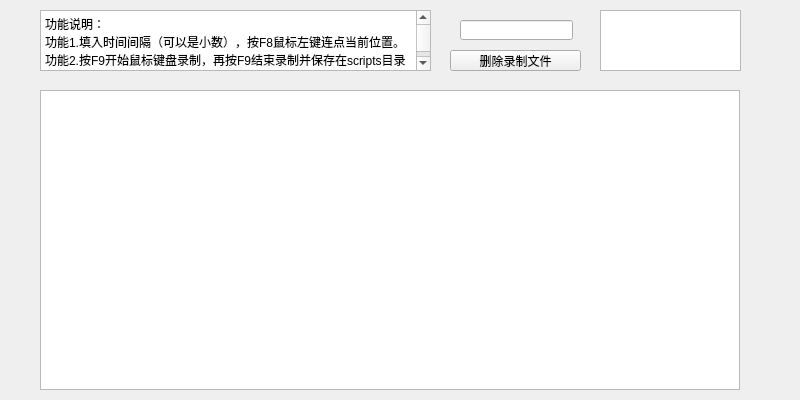
<?xml version="1.0" encoding="UTF-8"?>
<ui version="4.0">
 <class>MainWindow</class>
 <widget class="QMainWindow" name="MainWindow">
  <property name="geometry">
   <rect>
    <x>0</x>
    <y>0</y>
    <width>800</width>
    <height>400</height>
   </rect>
  </property>
  <property name="windowTitle">
   <string>KeyHelper</string>
  </property>
  <widget class="QWidget" name="centralwidget">
   <widget class="QTextBrowser" name="doc_textBrowser">
    <property name="geometry">
     <rect>
      <x>40</x>
      <y>10</y>
      <width>391</width>
      <height>61</height>
     </rect>
    </property>
    <property name="html">
     <string>&lt;!DOCTYPE HTML PUBLIC &quot;-//W3C//DTD HTML 4.0//EN&quot; &quot;http://www.w3.org/TR/REC-html40/strict.dtd&quot;&gt;
&lt;html&gt;&lt;head&gt;&lt;meta name=&quot;qrichtext&quot; content=&quot;1&quot; /&gt;&lt;style type=&quot;text/css&quot;&gt;
p, li { white-space: pre-wrap; }
&lt;/style&gt;&lt;/head&gt;&lt;body style=&quot; font-family:'SimSun'; font-size:9pt; font-weight:400; font-style:normal;&quot;&gt;
&lt;p style=&quot; margin-top:0px; margin-bottom:0px; margin-left:0px; margin-right:0px; -qt-block-indent:0; text-indent:0px;&quot;&gt;功能说明：&lt;/p&gt;
&lt;p style=&quot; margin-top:0px; margin-bottom:0px; margin-left:0px; margin-right:0px; -qt-block-indent:0; text-indent:0px;&quot;&gt;功能1.填入时间间隔（可以是小数），按F8鼠标左键连点当前位置。&lt;/p&gt;
&lt;p style=&quot; margin-top:0px; margin-bottom:0px; margin-left:0px; margin-right:0px; -qt-block-indent:0; text-indent:0px;&quot;&gt;功能2.按F9开始鼠标键盘录制，再按F9结束录制并保存在scripts目录下。&lt;/p&gt;
&lt;p style=&quot; margin-top:0px; margin-bottom:0px; margin-left:0px; margin-right:0px; -qt-block-indent:0; text-indent:0px;&quot;&gt;功能3.勾选录制文件，按F10进行录制回放。&lt;/p&gt;
&lt;p style=&quot; margin-top:0px; margin-bottom:0px; margin-left:0px; margin-right:0px; -qt-block-indent:0; text-indent:0px;&quot;&gt;功能4.默认加载当前目录下scripts目录的脚本(其他目录目前不支持)。&lt;/p&gt;
&lt;p style=&quot; margin-top:0px; margin-bottom:0px; margin-left:0px; margin-right:0px; -qt-block-indent:0; text-indent:0px;&quot;&gt;功能6.点击“删除录制文件”，可以将当前选中的文件删除。&lt;/p&gt;&lt;/body&gt;&lt;/html&gt;</string>
    </property>
   </widget>
   <widget class="QPushButton" name="deleteFile_Btn">
    <property name="geometry">
     <rect>
      <x>450</x>
      <y>50</y>
      <width>131</width>
      <height>21</height>
     </rect>
    </property>
    <property name="text">
     <string>删除录制文件</string>
    </property>
   </widget>
   <widget class="QTableWidget" name="file_tableWidget">
    <property name="geometry">
     <rect>
      <x>40</x>
      <y>90</y>
      <width>700</width>
      <height>300</height>
     </rect>
    </property>
    <attribute name="horizontalHeaderCascadingSectionResizes">
     <bool>false</bool>
    </attribute>
    <attribute name="verticalHeaderVisible">
     <bool>false</bool>
    </attribute>
   </widget>
   <widget class="QLineEdit" name="timeinterval_lineEdit">
    <property name="geometry">
     <rect>
      <x>460</x>
      <y>20</y>
      <width>113</width>
      <height>20</height>
     </rect>
    </property>
   </widget>
   <widget class="QTextEdit" name="status_textEdit">
    <property name="geometry">
     <rect>
      <x>600</x>
      <y>10</y>
      <width>141</width>
      <height>61</height>
     </rect>
    </property>
   </widget>
  </widget>
 </widget>
 <resources/>
 <connections/>
</ui>
